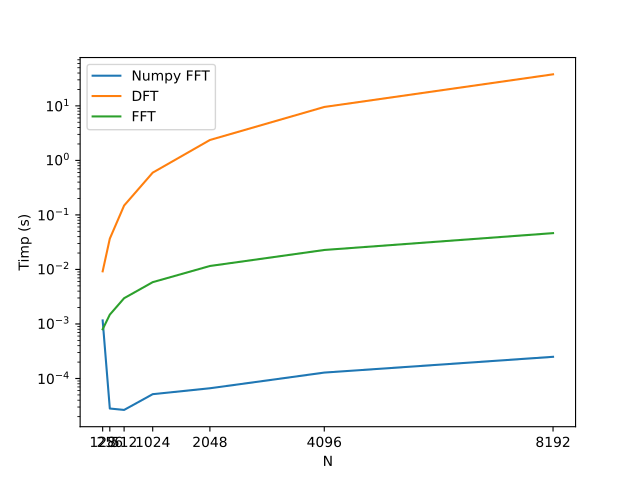

Here is the Python script that generated this plot:
import numpy as np
import matplotlib.pyplot as plt
import time

def fft(x):
    x = np.asarray(x, dtype=complex)
    N = len(x)
    if N == 1:
        return x
    E = fft(x[::2])
    O = fft(x[1::2])
    w = np.exp(-2 * np.pi * 1j * np.arange(N // 2) / N)

    return np.concatenate([E + w * O, E - w * O])

def dft(signal, N):
    X = np.zeros((N), dtype=complex)
    for w in range(0, N):
        s = 0
        for n in range(0, N):
            s += signal[n] * np.exp(-2 * np.pi * 1j * n * w / N)
        X[w] = s
    return X

a1, f1 = 1, 6
a2, f2 = 2, 10
a3, f3 = 0.5, 15

Ns = [128, 256, 512, 1024, 2048, 4096, 8192]

times_numpy = []
times_dft = []
times_fft = []

for N in Ns:
    nts = np.linspace(0, 1, N)
    signal = a1 * np.cos(2 * np.pi * f1 * nts) + a2 * np.cos(2 * np.pi * f2 * nts) + a3 * np.cos(2 * np.pi * f3 * nts)

    time_numpy_i = time.perf_counter()
    np.fft.fft(signal, N)
    time_numpy_f = time.perf_counter()
    time_numpy = (time_numpy_f - time_numpy_i)

    time_dft_i = time.perf_counter()
    dft(signal, N)
    time_dft_f = time.perf_counter()
    time_dft = time_dft_f - time_dft_i

    time_fft_i = time.perf_counter()
    fft(signal)
    time_fft_f = time.perf_counter()
    time_fft = time_fft_f - time_fft_i

    times_numpy.append(time_numpy)
    times_dft.append(time_dft)
    times_fft.append(time_fft)

plt.semilogy(Ns, times_numpy, label="Numpy FFT")
plt.semilogy(Ns, times_dft, label="DFT")
plt.semilogy(Ns, times_fft, label="FFT")
plt.xlabel("N")
plt.ylabel("Timp (s)")
plt.xticks(Ns)
plt.legend()
plt.savefig("lab4/ex1/ex1.pdf")
plt.show()
